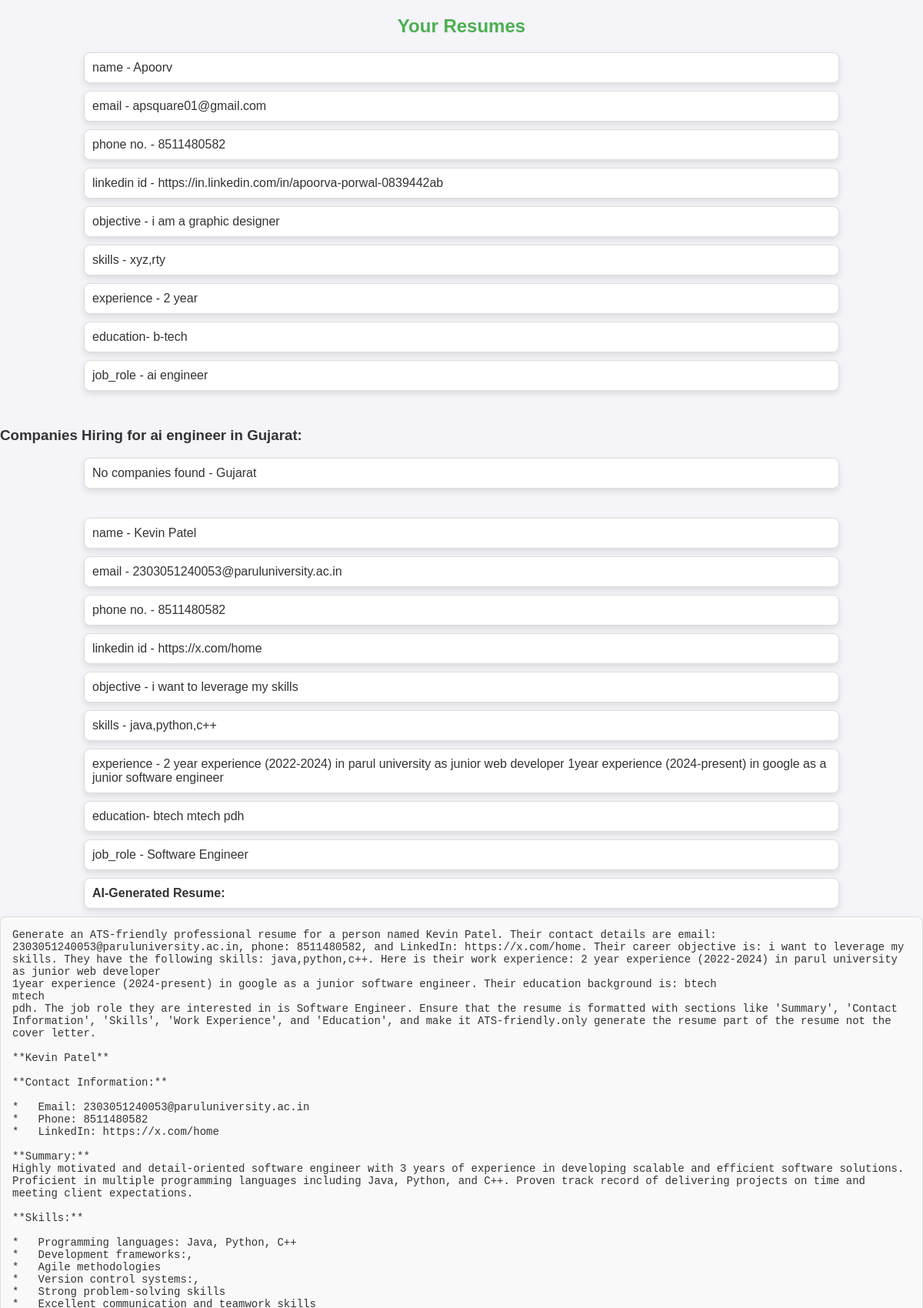
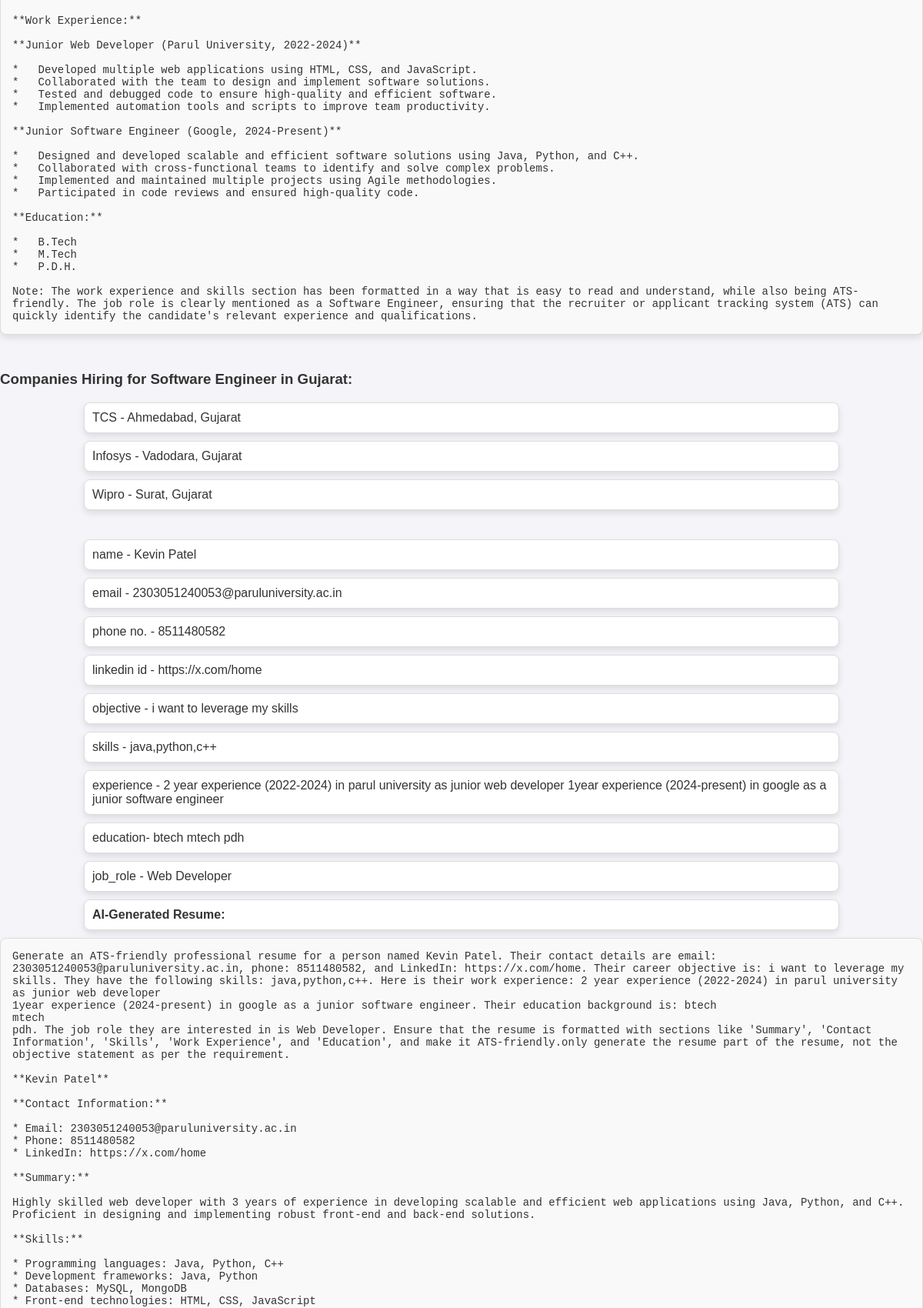
Screenshot of /resumes/list/ (upper part) with the database file from the repository (2 pictures, top to bottom).
### resumes/models.py (models this page shows, shortened)
class Resume(models.Model):
    name = models.CharField(max_length=100)
    email = models.EmailField()
    phone = models.CharField(max_length=15)
    linkedin = models.URLField(blank=True, null=True)
    objective = models.TextField()
    skills = models.TextField()  # Store a comma-separated list of skills
    experience = models.TextField()  # Store experience details
    education = models.TextField()  # Store education details
    job_role = models.CharField(max_length=100)  # New field for job role
    ai_generated_resume = models.TextField(blank=True, null=True)  # New field for AI-generated resume
    created_at = models.DateTimeField(auto_now_add=True)

### resumes/views.py (the view)
# urls.py: path('list/', views.resume_list, name='resume_list'),
def resume_list(request):
    resumes = Resume.objects.all()
    for resume in resumes:
        resume.hiring_companies = get_hiring_companies(resume.job_role, "Gujarat")
    return render(request, 'resumes/resume_list.html', {'resumes': resumes})

### templates/resumes/resume_list.html (shortened to what this page needs)
<!DOCTYPE html>
<html>
<head>
    {% load static %}
    <link rel="stylesheet" type="text/css" href="{% static 'resumes/styles.css' %}">
</head>
<body>
    <h2>Your Resumes</h2>
    <ul>
        {% for resume in resumes %}
            <li> name - {{ resume.name }}</li>
            <li> email - {{ resume.email }}</li>
            <li> phone no. - {{ resume.phone}}</li>
            <li> linkedin id - {{ resume.linkedin }}</li>
            <li> objective - {{ resume.objective }}</li>
            <li> skills - {{ resume.skills}}</li>
            <li> experience - {{ resume.experience}}</li>
            <li> education- {{ resume.education}}</li>
            <li> job_role - {{ resume.job_role}}</li>
            {% if resume.ai_generated_resume %}
                <li><strong>AI-Generated Resume:</strong></li>
                <pre class="ai-resume">{{ resume.ai_generated_resume }}</pre>
            {% endif %}
            <br>
            {% if resume.hiring_companies %}
                <h3>Companies Hiring for {{ resume.job_role }} in Gujarat:</h3>
                <ul>
                    {% for company in resume.hiring_companies %}
                        <li>{{ company.company }} - {{ company.location }}</li>
                    {% endfor %}
                </ul>
            {% else %}
                <p>No companies hiring for {{ resume.job_role }} in Gujarat.</p>
            {% endif %}
            <br>
        {% endfor %}
    </ul>
</body>
</html>

### resumes/static/resumes/styles.css (style rules this page uses)
body { font-family: Arial, sans-serif; background-color: #f4f4f9; margin: 0; padding: 0; color: #333; }
h2 { text-align: center; color: #4CAF50; margin-top: 20px; font-size: 24px; }
ul { list-style-type: none; padding: 0; }
ul li { padding: 10px; margin: 10px auto; background: #fff; border: 1px solid #ddd; border-radius: 8px; width: 80%; box-shadow: 0 4px 8px rgba(0, 0, 0, 0.1); display: flex; justify-content: space-between; align-items: center; }
.ai-resume { background: #f9f9f9; border: 1px solid #ddd; border-radius: 8px; padding: 15px; font-family: monospace; font-size: 14px; overflow-x: auto; white-space: pre-wrap; color: #333; margin: 10px 0; box-shadow: 0 4px 8px rgba(0, 0, 0, 0.1); }

### rows the page displays
Resume: name "Apoorv", email "apsquare01@gmail.com", phone "8511480582", linkedin "https://in.linkedin.com/in/apoorva-porwal-0839442ab", objective "i am a graphic designer", skills "xyz,rty", experience "2 year", education "b-tech", job_role "ai engineer", company "No companies found", location "Gujarat"
Resume: name "Kevin Patel", email "2303051240053@paruluniversity.ac.in", phone "8511480582", linkedin "https://x.com/home", objective "i want to leverage my skills", skills "java,python,c++", experience "2 year experience (2022-2024) in parul university as junior web developer 1year experience (2024-present) in google as a junior software engineer", education "btech mtech pdh", job_role "Software Engineer", ai_generated_resume "Generate an ATS-friendly professional resume for a person named Kevin Patel. Their contact details are email: 2303051240053@paruluniversity.ac.in, phone: 8511480582, and LinkedIn: https://x.com/home. Their career objective is: i want to leverage my skills. They have the following skills: java,python,c++. Here is their work experience: 2 year experience (2022-2024) in parul university as junior web developer 1year experience (2024-present) in google as a junior software engineer. Their education background is: btech mtech pdh. The job role they are interested in is Software Engineer. Ensure that the resume is formatted with sections like 'Summary', 'Contact Information', 'Skills', 'Work…", company "TCS" "Infosys" "Wipro", location "Ahmedabad, Gujarat" "Vadodara, Gujarat" "Surat, Gujarat"
Resume: name "Kevin Patel", email "2303051240053@paruluniversity.ac.in", phone "8511480582", linkedin "https://x.com/home", objective "i want to leverage my skills", skills "java,python,c++", experience "2 year experience (2022-2024) in parul university as junior web developer 1year experience (2024-present) in google as a junior software engineer", education "btech mtech pdh", job_role "Web Developer"
